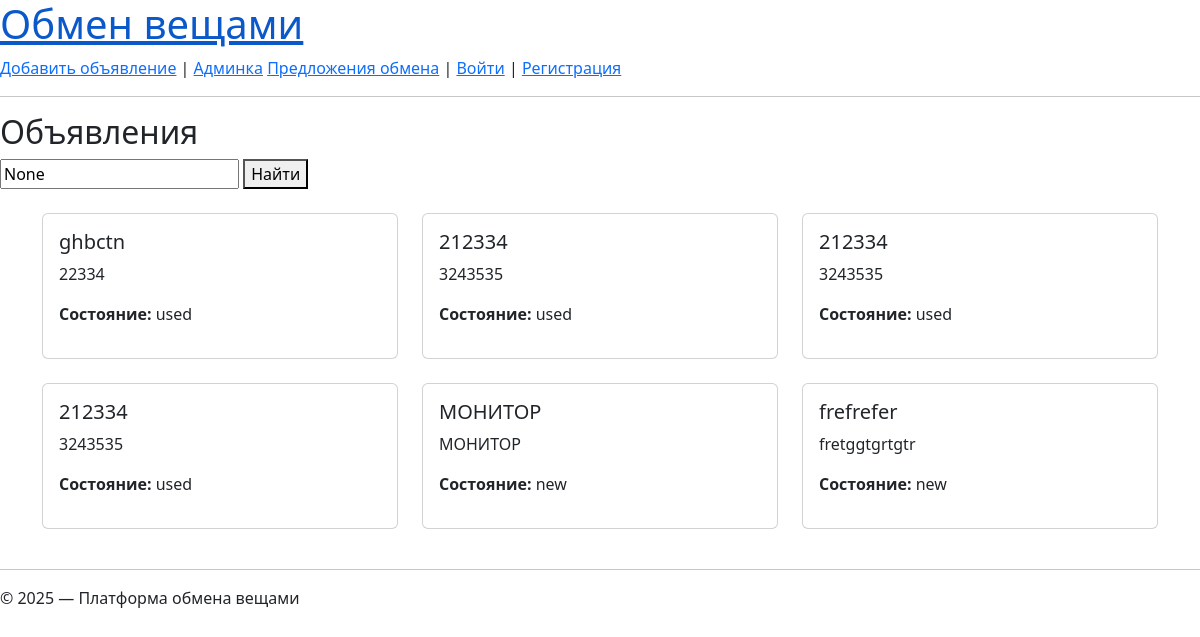
The app's page /, older data.
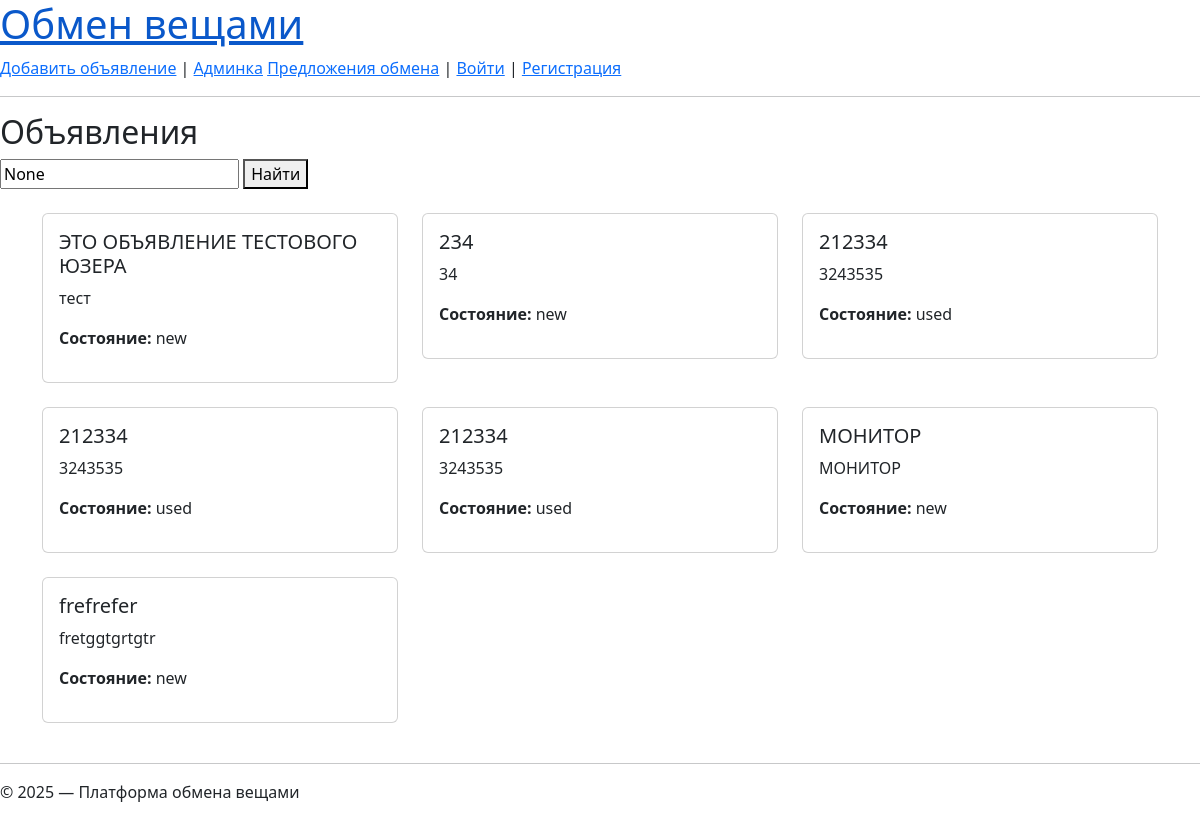
The same page, newer data.
### ads/models.py (models this page shows, shortened)
class Ad(models.Model):
    CONDITION_CHOICES = [
        ('new', 'Новый'),
        ('used', 'Б/у'),
    ]
    user = models.ForeignKey(User, on_delete=models.CASCADE)
    title = models.CharField(max_length=100)
    description = models.TextField()
    category = models.CharField(max_length=60)
    condition = models.CharField(max_length=10, choices=CONDITION_CHOICES)
    created_at = models.DateTimeField(auto_now_add=True)
    image = models.ImageField(upload_to='ad_images/', blank=True, null=True)

### ads/views.py (the view)
# urls.py: path('', views.ads_list, name='ads_list'),
def ads_list(request):
    query = request.GET.get('q')
    if query:
        ads = Ad.objects.filter(title__icontains=query)
    else:
        ads = Ad.objects.all().order_by('-created_at')
    if request.user.is_authenticated:
        user_ads = Ad.objects.filter(user=request.user)
    else:
        user_ads = None
    return render(request, 'ads/ads_list.html', {'ads': ads, 'user_ads': user_ads, 'query': query})

### ads/templates/ads/ads_list.html (shortened to what this page needs)
{% extends 'base.html' %}
{% block content %}
  <h2>Объявления</h2>
  <form method="get" action="{% url 'ads_list' %}">
  <input type="text" name="q" placeholder="Поиск по названию" value="{{ query }}">
  <button type="submit">Найти</button>
  </form>
<div class="container mt-4">
  <div class="row">
    {% for ad in ads %}
      <div class="col-md-4">
        <div class="card mb-4">
          <div class="card-body">
            <h5 class="card-title">{{ ad.title }}</h5>
            <p class="card-text">{{ ad.description|truncatechars:100 }}</p>
            <p><strong>Состояние:</strong> {{ ad.condition }}</p>
          </div>
        </div>
      </div>
    {% empty %}
      <p>Объявлений пока нет.</p>
    {% endfor %}
  </div>
</div>
{% endblock %}

Row changes from the older to the newer data that the page shows:
removed Ad: title "ghbctn", description "22334", condition "used"
added Ad: title "ЭТО ОБЪЯВЛЕНИЕ ТЕСТОВОГО ЮЗЕРА", description "тест", condition "new"
added Ad: title "234", description "34", condition "new"
